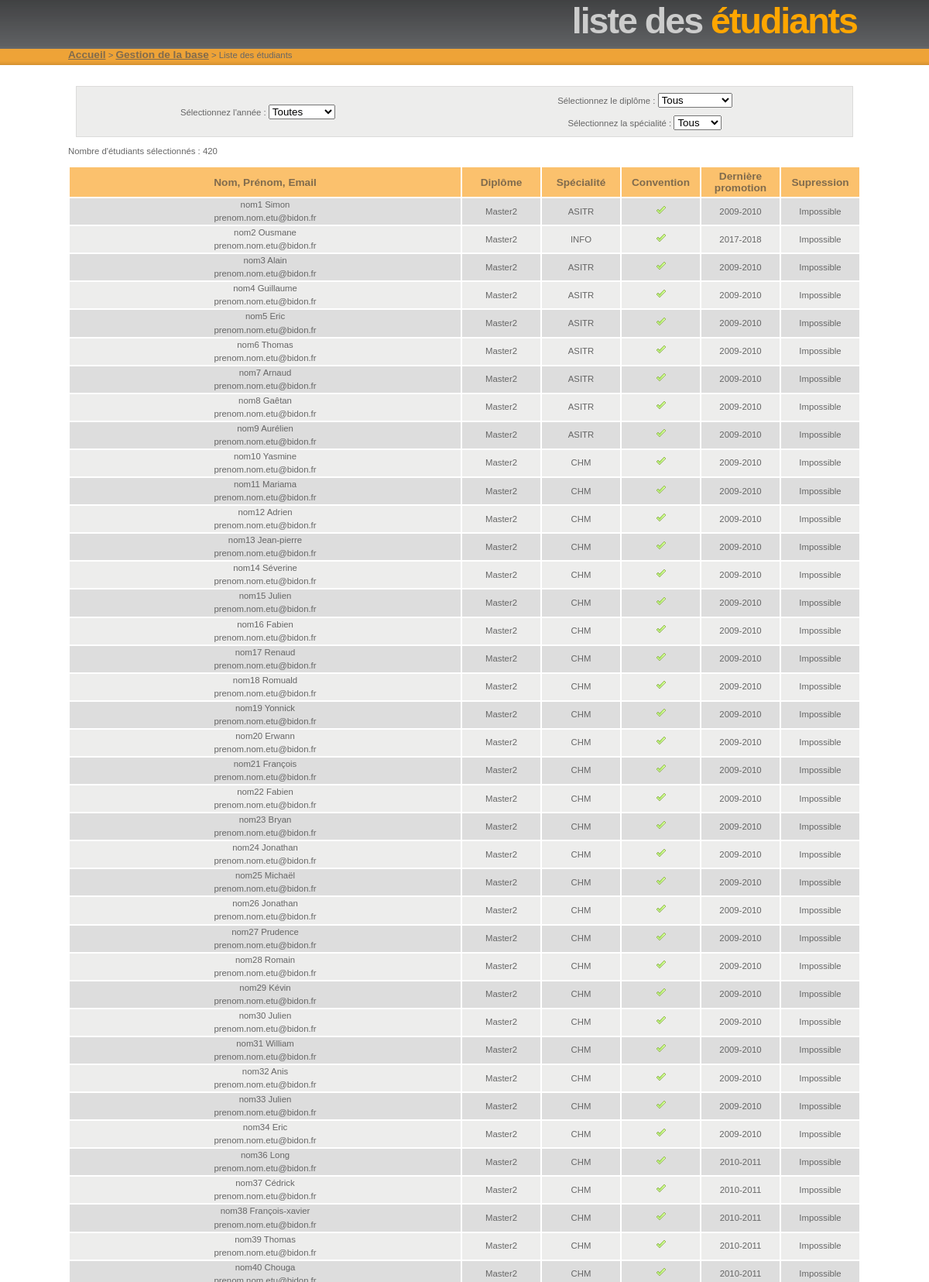
The page /gestion/etudiants/gestionEtudiants.php (upper part) on the database its author committed.
### tables this page shows
CREATE TABLE IF NOT EXISTS `etudiant` (
  `idetudiant` INT(10) NOT NULL AUTO_INCREMENT,
  `nometudiant` VARCHAR(100) NOT NULL,
  `prenometudiant` VARCHAR(100) NOT NULL,
  `email_institutionnel` VARCHAR(200) NOT NULL,
  `email_personnel` VARCHAR(200) NULL DEFAULT NULL,
  `codeetudiant` VARCHAR(10) NOT NULL,
  PRIMARY KEY (`idetudiant`));

CREATE TABLE IF NOT EXISTS `promotion` (
  `idpromotion` INT(10) NOT NULL AUTO_INCREMENT,
  `anneeuniversitaire` INT(10) NOT NULL DEFAULT '0',
  `idparcours` INT(10) NOT NULL,
  `idfiliere` INT(10) NOT NULL,
  `email_promotion` VARCHAR(200) NULL DEFAULT NULL,
  PRIMARY KEY (`idpromotion`),
  INDEX `idfiliere_idx` (`idfiliere` ASC),
  INDEX `idparcours_idx` (`idparcours` ASC),
  CONSTRAINT `fk_promotion_filiere_idfiliere`
    FOREIGN KEY (`idfiliere`)
    REFERENCES `filiere` (`idfiliere`)
    ON DELETE NO ACTION
    ON UPDATE NO ACTION,
  CONSTRAINT `fk_promotion_parcours_idparcours`
    FOREIGN KEY (`idparcours`)
    REFERENCES `parcours` (`idparcours`)
    ON DELETE NO ACTION
    ON UPDATE NO ACTION);

CREATE TABLE IF NOT EXISTS `filiere` (
  `idfiliere` INT(10) NOT NULL AUTO_INCREMENT,
  `nomfiliere` VARCHAR(50) NOT NULL,
  `temps_soutenance` INT(3) NOT NULL DEFAULT '20',
  `affDepot` TINYINT(1) NOT NULL DEFAULT '1',
  PRIMARY KEY (`idfiliere`));

CREATE TABLE IF NOT EXISTS `parcours` (
  `idparcours` INT(10) NOT NULL AUTO_INCREMENT,
  `nomparcours` VARCHAR(50) NOT NULL,
  PRIMARY KEY (`idparcours`));

### classes/moteur/Etudiant.php (called while the page is built, shortened)
<?php
class Etudiant {
  var $identifiantBDD;
  var $nom;
  var $prenom;
  var $emailInstitutionel;
  public function __construct($identifiantBDD, $nom, $prenom, $emailInstitutionel,
  $emailPersonnel, $codeEtudiant = "") {
    $this->identifiantBDD = $identifiantBDD;
    $this->nom = $nom;
    $this->prenom = $prenom;
    $this->emailInstitutionel = $emailInstitutionel;
  }
  public function getNom() {
    return $this->nom;
  }
  public function getPrenom() {
    return $this->prenom;
  }
  public function getEmailInstitutionel() {
    return $this->emailInstitutionel;
  }
  public function getPromotion($annee) {
    $idPromo = Etudiant_BDD::recherchePromotion($this->identifiantBDD, $annee);
    if ($idPromo == "")
    return null;
    return Promotion::getPromotion($idPromo);
  }
  public function getLastPromotion($annee) {
    do {
      $oPromo = $this->getPromotion($annee);
      $annee -= 1;
    } while ($annee > 1970 && ! $oPromo);
    return $oPromo;
  }
  public function getConvention($annee) {
    $idConv = Etudiant_BDD::rechercheConvention($this->identifiantBDD, $annee);
    if ($idConv == "")
    return null;
    return Convention::getConvention($idConv);
  }
  public function getLastConvention($annee) {
    do {
      $oConv = $this->getConvention($annee);
      $annee -= 1;
    } while ($annee > 1970 && ! $oConv);
    return $oConv;
  }
  public static function getEtudiants($filtre) {
    $tabEtudiantString = Etudiant_BDD::getEtudiants($filtre);
    $tabEtudiant = array();
    for ($i = 0; $i < sizeof($tabEtudiantString); $i++)
    array_push($tabEtudiant,
    new Etudiant($tabEtudiantString[$i][0],
    $tabEtudiantString[$i][1],
    $tabEtudiantString[$i][2],
    $tabEtudiantString[$i][3],
    $tabEtudiantString[$i][4],
    $tabEtudiantString[$i][5]));
    return $tabEtudiant;
  }
}
?>

### classes/bdd/connec.inc (called while the page is built, shortened)
<?php
$tab4 = 'convention';
$tab9 = 'etudiant';
$tab10 = 'filiere';
$tab13 = 'parcours';
$tab15 = 'promotion';
$tab19 = 'relation_promotion_etudiant_convention';
?>

### classes/bdd/Etudiant_BDD.php (called while the page is built, shortened)
<?php
class Etudiant_BDD {
  public static function getEtudiants($filtre) {
    global $db;
    global $tab9;
    global $tab15;
    global $tab19;
    if ($filtre) {
      $sql = "SELECT * FROM $tab9 WHERE idetudiant IN
      (SELECT idetudiant FROM $tab19, $tab15 WHERE $tab19.idpromotion=$tab15.idpromotion AND $filtre);";
    } else {
      $sql = "SELECT * FROM $tab9;";
    }
    $res = $db->query($sql);
    $listeEtudiants = array();
    if ($res) {
      while ($etu = $res->fetch_assoc()) {
        $tab = array();
        array_push($tab, $etu["idetudiant"]);
        array_push($tab, $etu["nometudiant"]);
        array_push($tab, $etu["prenometudiant"]);
        array_push($tab, $etu["email_institutionnel"]);
        array_push($tab, $etu["email_personnel"]);
        array_push($tab, $etu["codeetudiant"]);
        array_push($listeEtudiants, $tab);
      }
    }
    return $listeEtudiants;
  }
  public static function recherchePromotion($idetu, $annee) {
    global $db;
    global $tab15;
    global $tab19;
    $sql = "SELECT $tab19.idpromotion AS idpromo FROM $tab19, $tab15
    WHERE $tab19.idetudiant = '$idetu'
    AND $tab15.anneeuniversitaire LIKE '$annee'
    AND $tab19.idpromotion = $tab15.idpromotion";
    $res = $db->query($sql);
    $enreg = $res->fetch_array();
    return $enreg['idpromo'];
  }
  public static function rechercheConvention($idetu, $annee) {
    global $db;
    global $tab4;
    global $tab15;
    global $tab19;
    $sql = "SELECT $tab19.idconvention AS idconv FROM $tab19, $tab4, $tab15
    WHERE $tab19.idetudiant='$idetu'
    AND $tab15.anneeuniversitaire='$annee'
    AND $tab19.idpromotion = $tab15.idpromotion
    AND $tab19.idconvention = $tab4.idconvention";
    $res = $db->query($sql);
    $enreg = $res->fetch_array();
    return $enreg['idconv'];
  }
}
?>

### classes/bdd/Promotion_BDD.php (called while the page is built, shortened)
<?php
class Promotion_BDD {
  public static function getPromotion($identifiantBDD) {
    global $db;
    global $tab15;
    $sql = "SELECT * FROM $tab15 WHERE idpromotion='$identifiantBDD'";
    $res = $db->query($sql);
    if ($res) {
      $enreg = $res->fetch_array();
      return $enreg;
    } else
    return FALSE;
  }
  public static function getLastAnnee() {
    global $db;
    global $tab15;
    $sql = "SELECT MAX(anneeuniversitaire) as maxAU FROM $tab15";
    $res = $db->query($sql);
    $result = $res->fetch_array();
    return $result['maxAU'];
  }
}
?>

### classes/moteur/Promotion.php (called while the page is built, shortened)
<?php
class Promotion {
    var $anneeUniversitaire;
    var $idParcours;
    var $idFiliere;
    public function __construct($identifiant_BDD, $anneeUniversitaire,
	    $idParcours, $idFiliere, $emailPromotion) {
	$this->anneeUniversitaire = $anneeUniversitaire;
	$this->idParcours = $idParcours;
	$this->idFiliere = $idFiliere;
    }
    public function getAnneeUniversitaire() {
	return $this->anneeUniversitaire;
    }
    public function getParcours() {
	return Parcours::getParcours($this->idParcours);
    }
    public function getFiliere() {
	return Filiere::getFiliere($this->idFiliere);
    }
    public static function getPromotion($idPromotion) {
	$tab_donnees = Promotion_BDD::getPromotion($idPromotion);
	if ($tab_donnees)
	    return new Promotion($tab_donnees["idpromotion"],
				 $tab_donnees["anneeuniversitaire"],
				 $tab_donnees["idparcours"],
				 $tab_donnees["idfiliere"],
				 $tab_donnees["email_promotion"]);
	else
	    return FALSE;
    }
}
?>

### classes/bdd/Filiere_BDD.php (called while the page is built, shortened)
<?php
class Filiere_BDD {
    public static function getFiliere($identifiantBDD) {
	global $db;
	global $tab10;
	$sql = "SELECT * FROM $tab10 WHERE idfiliere='$identifiantBDD'";
	$res = $db->query($sql);
	if ($res) {
	    $enreg = $res->fetch_assoc();
	    return $enreg;
	} else
	    return FALSE;
    }
}
?>

### classes/moteur/Filiere.php (called while the page is built, shortened)
<?php
class Filiere {
    var $nom;
    public function __construct($identifiant_BDD, $nom, $tempsSoutenance = 20, $affDepot = 1) {
	$this->nom = $nom;
    }
    public function getNom() {
	return $this->nom;
    }
    public static function getFiliere($identifiantFiliere) {
	$filiereString = Filiere_BDD::getFiliere($identifiantFiliere);
	$filiere = new Filiere($filiereString['idfiliere'],
			       $filiereString['nomfiliere'],
			       $filiereString['temps_soutenance'],
			       $filiereString['affDepot']);
	return $filiere;
    }
}
?>

### classes/bdd/Parcours_BDD.php (called while the page is built, shortened)
<?php
class Parcours_BDD {
    public static function getParcours($identifiantBDD) {
	global $db;
	global $tab13;
	$sql = "SELECT * FROM $tab13 WHERE idparcours='$identifiantBDD';";
	$res = $db->query($sql);
	if ($res) {
	    $enreg = $res->fetch_array();
	    return $enreg;
	} else
	    return FALSE;
    }
}
?>

### classes/moteur/Parcours.php (called while the page is built, shortened)
<?php
class Parcours {
    var $nom;
    public function __construct($identifiant_BDD, $nom) {
	$this->nom = $nom;
    }
    public function getNom() {
	return $this->nom;
    }
    public static function getParcours($identifiantParcours) {
	$parcoursString = Parcours_BDD::getParcours($identifiantParcours);
	$parcours = new Parcours($parcoursString['idparcours'], $parcoursString['nomparcours']);
	return $parcours;
    }
}
?>

### classes/bdd/Convention_BDD.php (called while the page is built, shortened)
<?php
class Convention_BDD {
  public static function getConvention($id) {
    global $db;
    global $tab4;
    $requete = "SELECT * FROM $tab4 WHERE idconvention='$id'";
    $res = $db->query($requete);
    $ok = $res != FALSE;
    if ($ok) {
      $enreg = $res->fetch_array();
    }
    return $ok ? $enreg : FALSE;
  }
  }
  ?>

### classes/moteur/Convention.php (called while the page is built, shortened)
<?php
class Convention {
  public static function getConvention($idConvention) {
    $convBDD = Convention_BDD::getConvention($idConvention);
    if ($convBDD) {
	return new Convention($convBDD["idconvention"], $convBDD["sujetdestage"],
			      $convBDD["asonresume"], $convBDD["note"],
			      $convBDD["idparrain"], $convBDD["idexaminateur"],
			      $convBDD["idetudiant"], $convBDD["idsoutenance"],
			      $convBDD["idcontact"], $convBDD["idtheme"]);
    } else {
	return NULL;
    }
  }
}
?>

### classes/ihm/Etudiant_IHM.php (the view, shortened to what this page needs)
<?php
class Etudiant_IHM {
	?>
	<?php
    public static function afficherListeEtudiants($annee, $tabEtudiants) {
	$nbEtudiants = sizeof($tabEtudiants);
	?>
	Nombre d'étudiants sélectionnés : <?php echo $nbEtudiants; ?><p/>
	<table>
	    <tr id='entete'>
		<td width='50%'>Nom, Prénom, Email</td>
		<td width='10%'>Diplôme</td>
		<td width='10%'>Spécialité</td>
		<td width='10%'>Convention</td>
		<td width='10%'>Dernière promotion</td>
		<td width='10%'>Supression</td>
	    </tr>
	<?php
	for ($i = 0; $i < $nbEtudiants; $i++) {
	    $anneePromo = $conv = NULL;
	    if (! $annee) {
		$lastannee = Promotion_BDD::getLastAnnee();
		$promo = $tabEtudiants[$i]->getLastPromotion($lastannee);
		if ($promo) {
		    $anneePromo = $promo->getAnneeUniversitaire();
		    $conv = $tabEtudiants[$i]->getLastConvention($anneePromo);
		}
	    } else {
		$anneePromo = $annee;
		$promo = $tabEtudiants[$i]->getPromotion($anneePromo);
		$conv = $tabEtudiants[$i]->getLastConvention($anneePromo);
	    }
	?>
	    <tr class="ligne<?php echo $i % 2; ?>">
	        <td>
		    <?php echo $tabEtudiants[$i]->getNom() . " " . $tabEtudiants[$i]->getPrenom(); ?>
		    <br/>
		    <?php echo $tabEtudiants[$i]->getEmailInstitutionel(); ?>
	        </td>
	        <td>
		    <?php if ($promo) echo $promo->getFiliere()->getNom(); ?>
	        </td>
	        <td>
		    <?php if ($promo) echo $promo->getParcours()->getNom(); ?>
	        </td>
		<td>
		    <?php
			if ($conv)
			    echo '<img src="../../images/action_check.png"/>';
			else
			    echo '<img src="../../images/action_remove.png"/>';
		    ?>
		</td>
		<td>
		    <?php if ($anneePromo) echo $anneePromo.'-'.($anneePromo+1); ?>
		</td>
		<td>
		    <?php
		    if (!$anneePromo) {
			echo '<a href="gestionEtudiants.php?id='. $tabEtudiants[$i]->getIdentifiantBDD().'&supprime&">
				<img src="../../images/action_delete.png"/>
			      </a>';
		    } else {
			echo 'Impossible';
		    }
		    ?>
		</td>
	    </tr>
	<?php
	}
	?>
	</table>
	<br/><br/>
	<?php
    }
}
?>

### classes/ihm/Orange.css (style rules this page uses)
* { margin: 0; padding: 0; }
html { height: 100%; }
body { height: 100%; margin: 0; padding: 0; font: 71%/1.5em Verdana, 'Trebuchet MS', Arial, Sans-serif; background: url(../../images/headerbg.png) repeat-x; color: #666666; text-align: center; }
img { margin: 5px; border: 0; }
table { width: 100%; }
#entete { background: #fbc16d; }
#entete td { font: bold 1.2em 'Trebuchet MS', Tahoma, Sans-serif; color: #806B4D; padding: 4px; }
#entete td, .ligne0 td, .ligne1 td { padding-left: 5px; padding-right: 5px; text-align: center; }
#entete2 td, .ligne0 td, .ligne1 td { padding-left: 5px; padding-right: 5px; }
.ligne0 { background: #DDDDDD; }
.ligne1 { background: #ededec; }

### rows shown on the page
promotion: idfiliere.nomfiliere "Master2", idparcours.nomparcours "ASITR", anneeuniversitaire "2009", $anneePromo+1 "2010", shows "Impossible"
etudiant: nometudiant "nom1", prenometudiant "Simon", email_institutionnel "prenom.nom.etu@bidon.fr"
etudiant: nometudiant "nom2", prenometudiant "Ousmane", email_institutionnel "prenom.nom.etu@bidon.fr"
promotion: idfiliere.nomfiliere "Master2", idparcours.nomparcours "INFO", anneeuniversitaire "2017", $anneePromo+1 "2018"
etudiant: nometudiant "nom3", prenometudiant "Alain", email_institutionnel "prenom.nom.etu@bidon.fr"
etudiant: nometudiant "nom4", prenometudiant "Guillaume", email_institutionnel "prenom.nom.etu@bidon.fr"
etudiant: nometudiant "nom5", prenometudiant "Eric", email_institutionnel "prenom.nom.etu@bidon.fr"
etudiant: nometudiant "nom6", prenometudiant "Thomas", email_institutionnel "prenom.nom.etu@bidon.fr"
etudiant: nometudiant "nom7", prenometudiant "Arnaud", email_institutionnel "prenom.nom.etu@bidon.fr"
etudiant: nometudiant "nom8", prenometudiant "Gaêtan", email_institutionnel "prenom.nom.etu@bidon.fr"
etudiant: nometudiant "nom9", prenometudiant "Aurélien", email_institutionnel "prenom.nom.etu@bidon.fr"
promotion: idfiliere.nomfiliere "Master2", idparcours.nomparcours "CHM", anneeuniversitaire "2009", $anneePromo+1 "2010", shows "Impossible"
etudiant: nometudiant "nom10", prenometudiant "Yasmine", email_institutionnel "prenom.nom.etu@bidon.fr"
etudiant: nometudiant "nom11", prenometudiant "Mariama", email_institutionnel "prenom.nom.etu@bidon.fr"
etudiant: nometudiant "nom12", prenometudiant "Adrien", email_institutionnel "prenom.nom.etu@bidon.fr"
etudiant: nometudiant "nom13", prenometudiant "Jean-pierre", email_institutionnel "prenom.nom.etu@bidon.fr"
etudiant: nometudiant "nom14", prenometudiant "Séverine", email_institutionnel "prenom.nom.etu@bidon.fr"
etudiant: nometudiant "nom15", prenometudiant "Julien", email_institutionnel "prenom.nom.etu@bidon.fr"
etudiant: nometudiant "nom16", prenometudiant "Fabien", email_institutionnel "prenom.nom.etu@bidon.fr"
etudiant: nometudiant "nom17", prenometudiant "Renaud", email_institutionnel "prenom.nom.etu@bidon.fr"
etudiant: nometudiant "nom18", prenometudiant "Romuald", email_institutionnel "prenom.nom.etu@bidon.fr"
etudiant: nometudiant "nom19", prenometudiant "Yonnick", email_institutionnel "prenom.nom.etu@bidon.fr"
etudiant: nometudiant "nom20", prenometudiant "Erwann", email_institutionnel "prenom.nom.etu@bidon.fr"
etudiant: nometudiant "nom21", prenometudiant "François", email_institutionnel "prenom.nom.etu@bidon.fr"
etudiant: nometudiant "nom22", prenometudiant "Fabien", email_institutionnel "prenom.nom.etu@bidon.fr"
etudiant: nometudiant "nom23", prenometudiant "Bryan", email_institutionnel "prenom.nom.etu@bidon.fr"
etudiant: nometudiant "nom24", prenometudiant "Jonathan", email_institutionnel "prenom.nom.etu@bidon.fr"
etudiant: nometudiant "nom25", prenometudiant "Michaël", email_institutionnel "prenom.nom.etu@bidon.fr"
etudiant: nometudiant "nom26", prenometudiant "Jonathan", email_institutionnel "prenom.nom.etu@bidon.fr"
etudiant: nometudiant "nom27", prenometudiant "Prudence", email_institutionnel "prenom.nom.etu@bidon.fr"
etudiant: nometudiant "nom28", prenometudiant "Romain", email_institutionnel "prenom.nom.etu@bidon.fr"
etudiant: nometudiant "nom29", prenometudiant "Kévin", email_institutionnel "prenom.nom.etu@bidon.fr"
etudiant: nometudiant "nom30", prenometudiant "Julien", email_institutionnel "prenom.nom.etu@bidon.fr"
etudiant: nometudiant "nom31", prenometudiant "William", email_institutionnel "prenom.nom.etu@bidon.fr"
etudiant: nometudiant "nom32", prenometudiant "Anis", email_institutionnel "prenom.nom.etu@bidon.fr"
etudiant: nometudiant "nom33", prenometudiant "Julien", email_institutionnel "prenom.nom.etu@bidon.fr"
etudiant: nometudiant "nom34", prenometudiant "Eric", email_institutionnel "prenom.nom.etu@bidon.fr"
promotion: idfiliere.nomfiliere "Master2", idparcours.nomparcours "CHM", anneeuniversitaire "2010", $anneePromo+1 "2011", shows "Impossible"
etudiant: nometudiant "nom36", prenometudiant "Long", email_institutionnel "prenom.nom.etu@bidon.fr"
etudiant: nometudiant "nom37", prenometudiant "Cédrick", email_institutionnel "prenom.nom.etu@bidon.fr"
etudiant: nometudiant "nom38", prenometudiant "François-xavier", email_institutionnel "prenom.nom.etu@bidon.fr"
etudiant: nometudiant "nom39", prenometudiant "Thomas", email_institutionnel "prenom.nom.etu@bidon.fr"
etudiant: nometudiant "nom40", prenometudiant "Chouga"

### other values the page prints
$titreGris "liste des"
$titreOrange "étudiants"
$liens[$i][1] "Accueil"
$liens[$i][1] "Gestion de la base"
$titreGris "Liste des"
$nbEtudiants "420"
